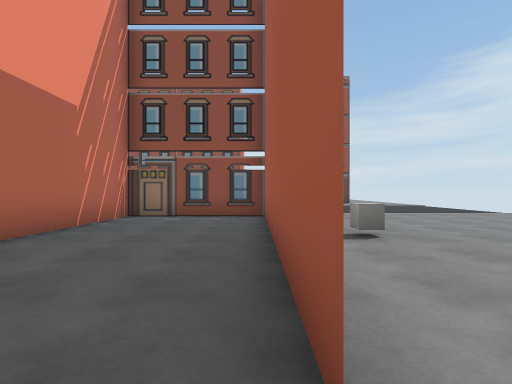
view 1 (above)

19 first-person views from a walk through a Unity game level. The camera is 1.3 m above the floor, looks level and sees 85° across. The floor is counted in squares, 2 m on a side. Each view is taken from the middle of a square. On the plan, view 1 faces up. The plan holds only what a view shows up to about 9 squares ahead; the rest is blank. The place goes on beyond the plan. The player is left out. Some animated figures are left out. Some surface patterns are stand-ins.

view 2
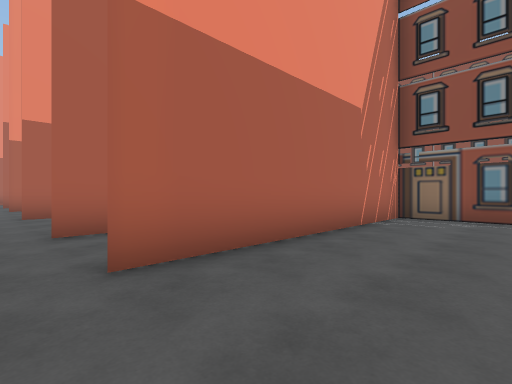

view 3
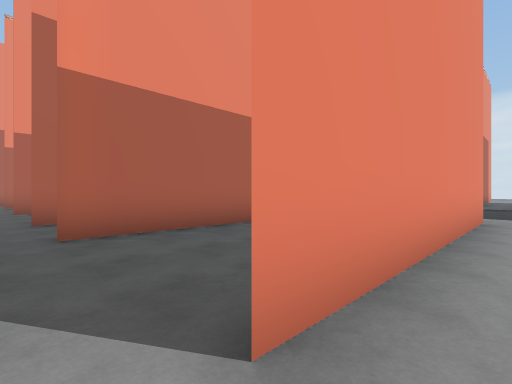

view 4
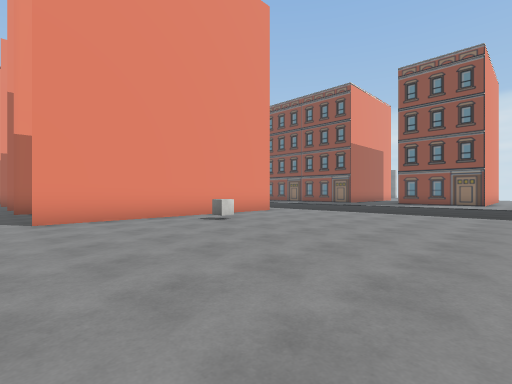

view 5
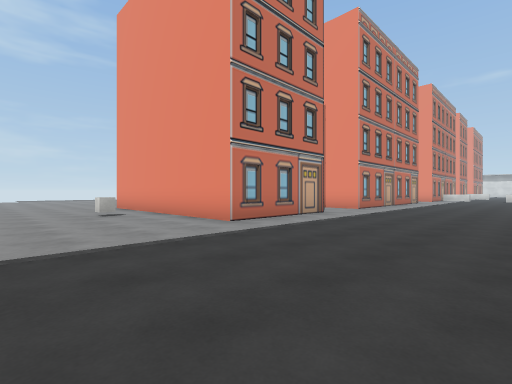

view 6
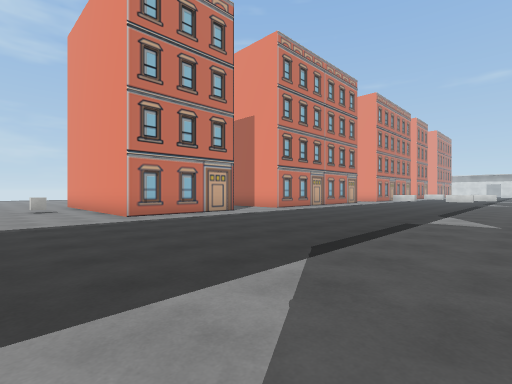

view 7
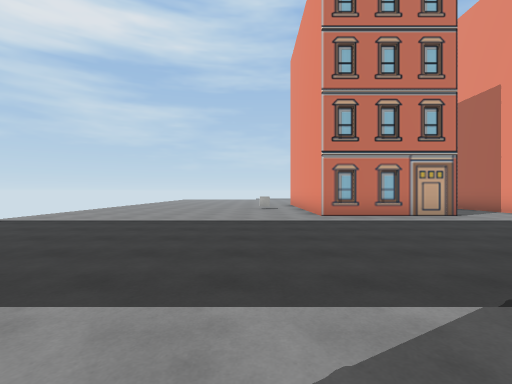

view 8
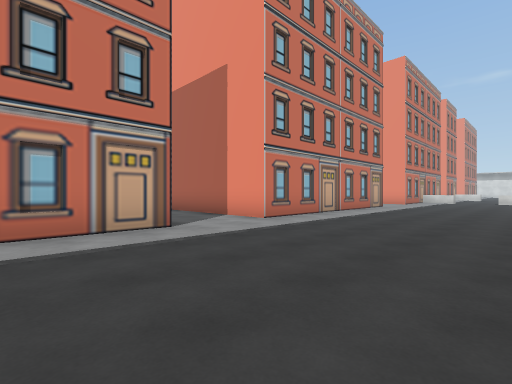

view 9
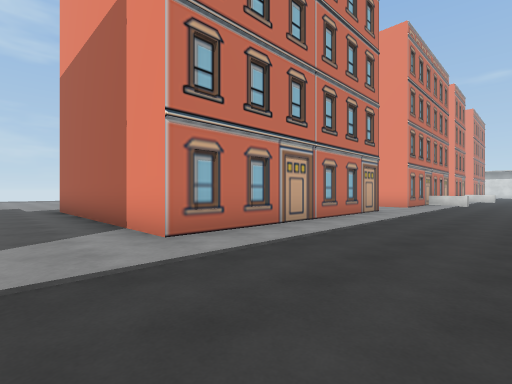

view 10
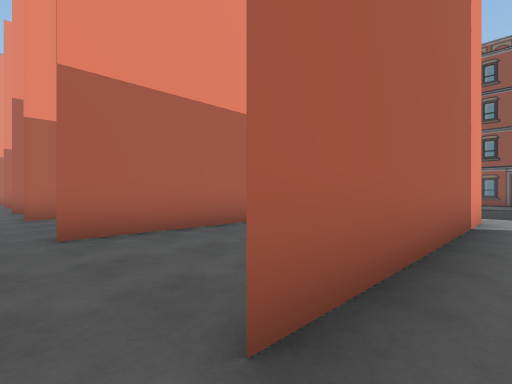

view 11
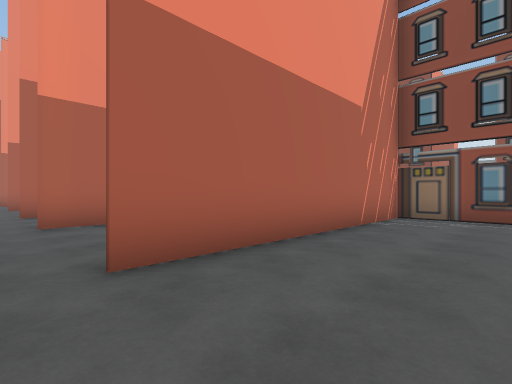

view 12
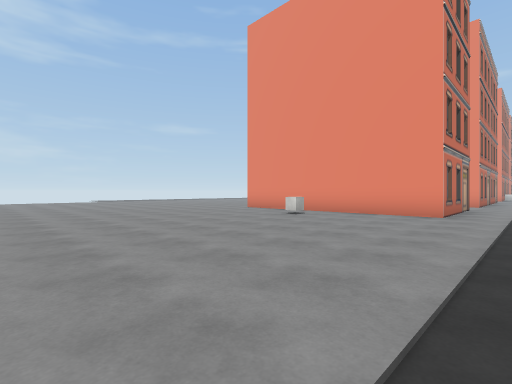

view 13
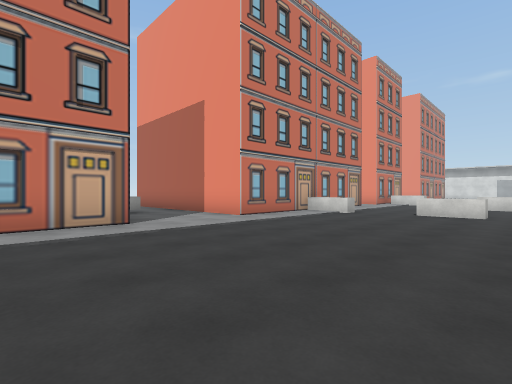

view 14
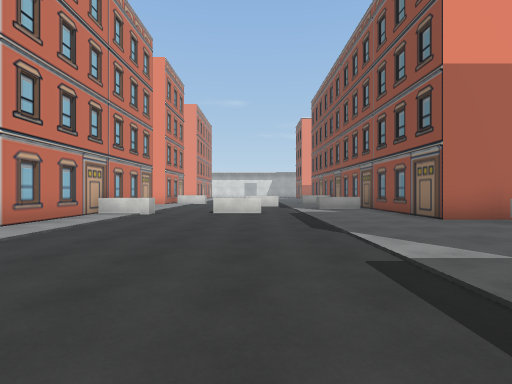

view 15
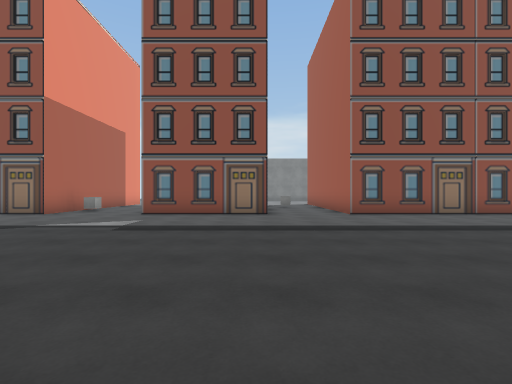

view 16
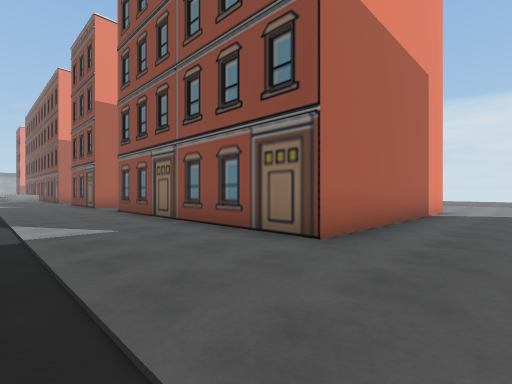

view 17
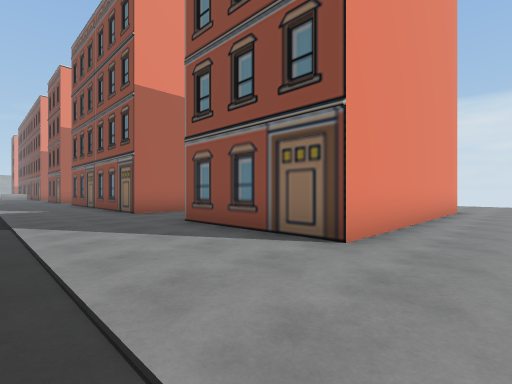

view 18
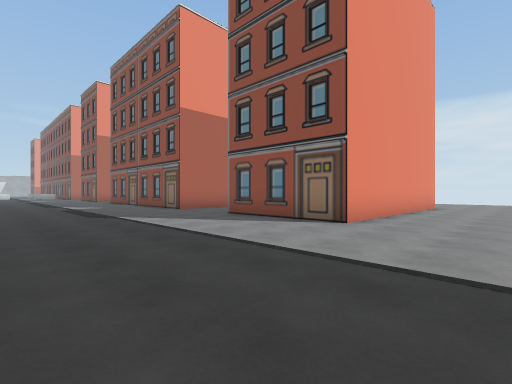

view 19
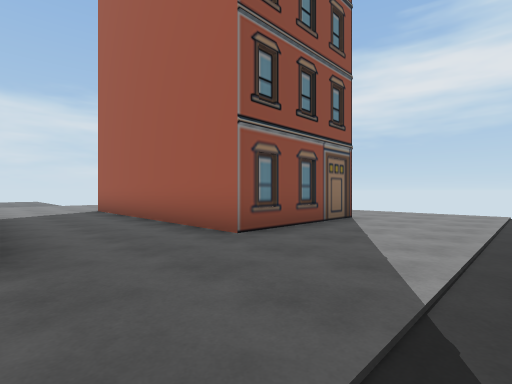

### Floor plan
Points are (right, up) in squares from view 1. A wall is a line through its corners. A room is listed if a view was taken in it or the views show most of it. See-through windows are left out.
Room 1 (views 1, 2)
walls: (0.2, 0.6) (0.2, 7.1); (0.2, 7.5) (-3.4, 7.5) (-3.4, 0.6)
ways out: opening at (-3, 0) to room 2; opening at (0, 0) to room 2
Room 2 (views 3, 4, 5, 6, 7, 8, 9, 10, 12, 13, 14, 15, 16, 17, 18, 19)
walls: (-3.5, 7.5) (0.2, 7.5) (0.2, 0.6); (-10.6, 16.1) (-14.4, 16.1); (-13.1, 7.5) (-5.8, 7.5) (-5.8, 0.6); (-1, 22.9) (-1, 16.1) (-8.3, 16.1) (-8.3, 17); (-17.2, 17.8) (-17.2, 16.1) (-20, 16.1); (-15.9, 1.1) (-15.9, 0.6); (-20, 7.5) (-15.9, 7.5) (-15.9, 5.1); (5.4, 22.9) (5.4, 16.1) (1.7, 16.1) (1.7, 22.9)
low walls: (-19.6, 12.2) (-19.6, 10.6); (-19.6, 8.9) (-19.1, 8.9) (-19.1, 7.4)
ways out: opening at (-3, 0) to room 1; opening at (0, 0) to room 1; opening at (-6, 0) to room 3; opening at (-16, 0); opening at (-13, 0); opening at (0.5, 23); opening at (7, 23)
Room 3 (view 11)
walls: (-7.2, 7.5) (-9.4, 7.5) (-9.4, 0.6)
ways out: opening at (-6, 0) to room 2; opening at (-9, 0)

Positions as (right, up) in squares from view 1, and headings:
1: (0, 0), facing up
2: (-1, 0), facing up-left
3: (1, 0), facing up-left
4: (7, 0), facing up-left
5: (4, 12), facing down-left
6: (3, 15), facing down-left
7: (2, 15), facing down
8: (-1, 12), facing down-left
9: (-4, 11), facing down-left
10: (-5, 0), facing up-left
11: (-7, 0), facing up-left
12: (8, 9), facing down-left
13: (-11, 13), facing down-left
14: (-11, 12), facing left
15: (-11, 8), facing up
16: (1, 13), facing up-left
17: (7, 13), facing up-left
18: (8, 11), facing up-left
19: (-1, 13), facing up-right
